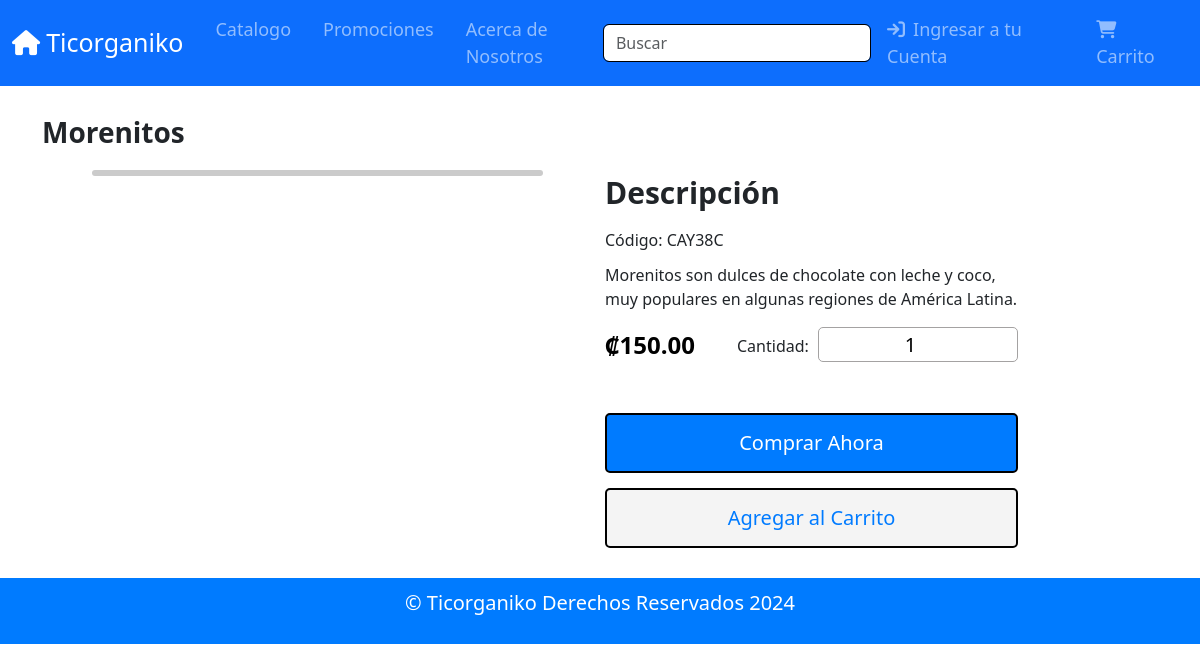
Page /infoProducto.php?id_producto=3 on the committed database.
### tables this page shows
CREATE TABLE productos (
  id_producto INT NOT NULL AUTO_INCREMENT,
  nombreProducto VARCHAR(30) NOT NULL,
  descripcion VARCHAR(350) NOT NULL,
  id_categoria INT NOT NULL,
  precio DECIMAL(10, 2) NOT NULL,
  codigo VARCHAR(6) NOT NULL,
  promocion DECIMAL(10, 2),
  activo BOOLEAN,
  ruta_imagen VARCHAR(1024),
  PRIMARY KEY (id_producto),
  FOREIGN KEY (id_categoria) REFERENCES categorias(id_categoria)
);

### infoProducto.php (the view, shortened to what this page needs)
<?php
include_once "plantilla.php";
$id_producto = isset($_GET['id_producto']) ? $_GET['id_producto'] : '';
$query = "SELECT * FROM productos WHERE id_producto = $id_producto";
$resultado = mysqli_query($conn, $query);
$detalles_producto = mysqli_fetch_assoc($resultado);
?>
<!DOCTYPE html>
<html xmlns="http://www.w3.org/1999/xhtml">
<head>
    <link rel="stylesheet" href="css/estilos.css">
    <link href="https://cdn.jsdelivr.net/npm/bootstrap@5.3.3/dist/css/bootstrap.min.css" rel="stylesheet">
</head>
<body>
    <section>
        <div class="container" style="margin-top: 30px;">
            <h3 style="padding-bottom: 20px;" class="card-title">
                <b><?php echo $detalles_producto['nombreProducto']; ?></b>
            </h3>
            <div class="row">
                <div class="col-5 float-right" style="margin-left: 50px;">
                    <div class="card" style="border-radius: 20px; border: 3px solid #cbcbcb;">
                    </div>
                </div>
                <div class="col-5" style="padding-left: 50px;">
                    <div class="product-info">
                        <p style="font-size: 30px;"><b>Descripción</b></p>
                        <form id="add-to-cart-form" method="post" action="agregar_al_carrito.php">
                            <h6 style="padding-bottom: 5px;">Código: <?php echo $detalles_producto['codigo']; ?></h6>
                            <p><?php echo $detalles_producto['descripcion']; ?></p>
                            <div class="flex-container">
                                <div>
                                    <label id="precioConfig" class="price">₡<?php echo number_format($detalles_producto['precio'], 2); ?></label>
                                </div>
                                <div>
                                    <label for="cantidad" style="margin-right: 5px;">Cantidad:</label>
                                    <input type="number" id="cantidad" name="cantidad" value="1" min="1" required>
                                </div>
                            </div>
                            <div class="button-container">
                                <button type="submit" class="add-to-cart-button" name="add_to_cart">Agregar al Carrito</button>
                                <button type="submit" class="buy-button" name="comprar_ahora">Comprar Ahora</button>
                            </div>
                        </form>
                    </div>
                </div>
            </div>
        </div>
    </section>
</body>
</html>

### css/estilos.css (style rules this page uses)
.card { text-align: left; font-size: 18px; }
.product-info .buy-button { display: inline-block; background-color: #007bff; color: #fff; padding: 10px 20px; border-radius: 5px; text-decoration: none; transition: background-color 0.3s ease; }
.price { font-size: 24px; font-weight: bold; color: #000; }
#precioConfig { float: right; }
#cantidad { width: 200px; height: 35px; text-align: center; border: 1px solid #a4a2a2; border-radius: 5px; font-size: 20px; }
.button-container { display: flex; gap: 15px; }
.buy-button, .add-to-cart-button { padding: 10px 20px; border-radius: 5px; border: 2px solid #000000; font-size: 20px; cursor: pointer; width: 415px; height: 60px; }
.buy-button { margin-top: 50px; background-color: #007bff; color: #fff; }
.add-to-cart-button { background-color: #f4f4f4; color: #007bff; transition: background-color 0.3s ease; }
.flex-container { display: flex; justify-content: space-between; }
.button-container { display: flex; flex-direction: column-reverse; align-items: center; width: 100%; }
.add-to-cart-button, .buy-button { width: 100%; }

### rows in the picture
productos: nombreProducto "Morenitos", codigo "CAY38C", descripcion "Morenitos son dulces de chocolate con leche y coco, muy populares en algunas regiones de América Latina.", precio "150.00"
